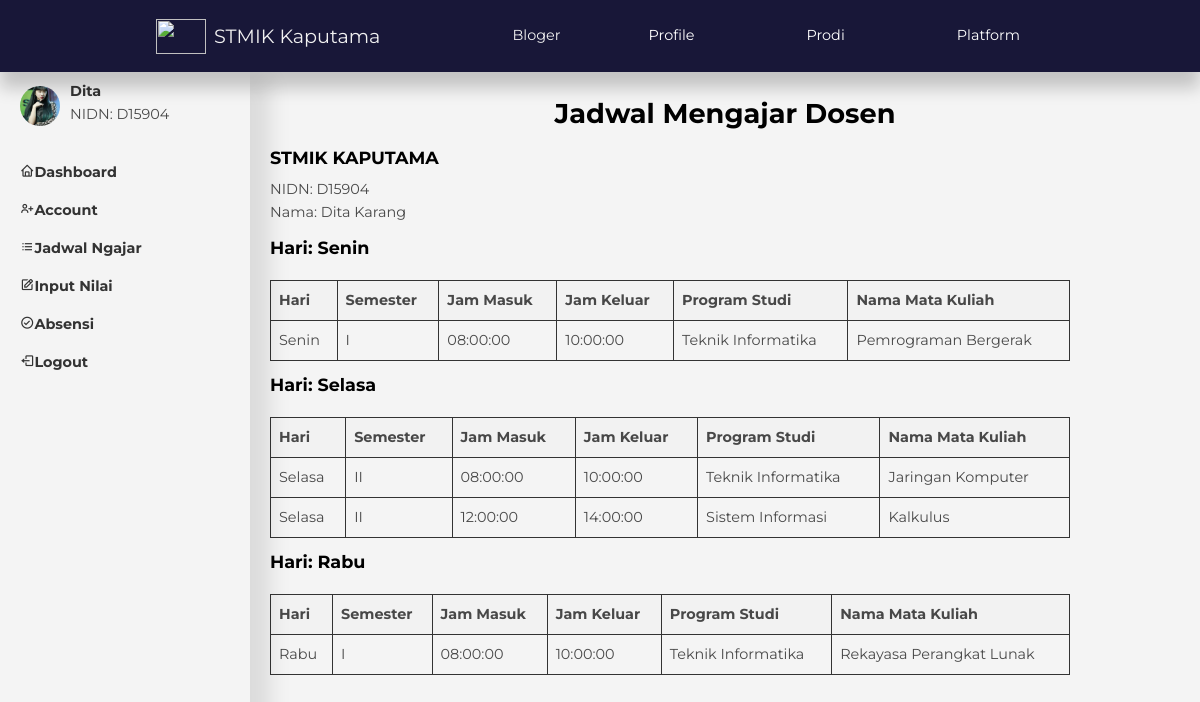
Screenshot of /jadwal_mengajar.php (signed in) with the database file from the repository.
### tables this page shows
CREATE TABLE `dosen` (
  `id` int(11) NOT NULL,
  `username` varchar(255) NOT NULL,
  `password` varchar(255) NOT NULL,
  `full_name` varchar(255) NOT NULL,
  `email` varchar(100) NOT NULL,
  `role` enum('dosen') NOT NULL,
  `nidn` varchar(20) NOT NULL,
  `profile_dosen` varchar(255) DEFAULT NULL,
  `created_at` timestamp NOT NULL DEFAULT current_timestamp(),
  `jenis_kelamin` varchar(10) NOT NULL,
  `nama_ayah` varchar(255) NOT NULL,
  `nama_ibu` varchar(255) NOT NULL,
  `no_telp` varchar(15) NOT NULL,
  `alamat` text NOT NULL,
  `tempat_lahir` varchar(255) NOT NULL,
  `tanggal_lahir` date DEFAULT NULL
);

CREATE TABLE `jadwal_mengajar` (
  `id` int(11) NOT NULL,
  `nidn` varchar(20) DEFAULT NULL,
  `hari` varchar(50) DEFAULT NULL,
  `semester` varchar(50) DEFAULT NULL,
  `jam_masuk` time DEFAULT NULL,
  `jam_keluar` time DEFAULT NULL,
  `kode` varchar(10) DEFAULT NULL,
  `nama_mata_kuliah` varchar(255) DEFAULT NULL
);

CREATE TABLE `program_studi` (
  `id` int(11) NOT NULL,
  `kode` varchar(10) NOT NULL,
  `nama` varchar(255) NOT NULL,
  `created_at` timestamp NOT NULL DEFAULT current_timestamp()
);

### jadwal_mengajar.php (the view, shortened to what this page needs)
<?php
require 'config/database.php';
$nidn = $_SESSION['nidn'];
$query = "SELECT jm.id, jm.hari, jm.semester, jm.jam_masuk, jm.jam_keluar, ps.nama, jm.nama_mata_kuliah
          FROM jadwal_mengajar jm
          JOIN program_studi ps ON jm.kode = ps.kode
          WHERE jm.nidn = '$nidn'";
$result = $connection->query($query);
$jadwal_per_hari = [
    'Senin' => [],
    'Selasa' => [],
    'Rabu' => [],
    'Kamis' => [],
    'Jumat' => []
];
while ($row = $result->fetch_assoc()) {
    $hari = $row['hari'];
    $jadwal_per_hari[$hari][] = $row;
}
$result = $connection->query($query);
?>
<?php include 'partials/header.php'; ?>
<!DOCTYPE html>
<html lang="en">
<head>
</head>
<body>
    <div class="sidebar">
        <?php include 'partials/sidebar-dosen.php'; ?>
    </div>
    <div class="containerkrs">
        <h2>Jadwal Mengajar Dosen</h2>
        <h3>STMIK KAPUTAMA</h3>
        <p>NIDN: <?php echo htmlspecialchars($_SESSION['nidn']); ?></p>
        <p>Nama: <?php echo htmlspecialchars($_SESSION['full_name']); ?></p>
        <?php if ($result->num_rows > 0): ?>
            <h3>Hari: Senin</h3>
    <table border="1">
        <thead>
            <tr>
                <th>Hari</th>
                <th>Semester</th>
                <th>Jam Masuk</th>
                <th>Jam Keluar</th>
                <th>Program Studi</th>
                <th>Nama Mata Kuliah</th>
            </tr>
        </thead>
        <tbody>
            <?php foreach ($jadwal_per_hari['Senin'] as $row): ?>
                <tr>
                    <td><?php echo $row['hari']; ?></td>
                    <td><?php echo $row['semester']; ?></td>
                    <td><?php echo $row['jam_masuk']; ?></td>
                    <td><?php echo $row['jam_keluar']; ?></td>
                    <td><?php echo $row['nama']; ?></td>
                    <td><?php echo $row['nama_mata_kuliah']; ?></td>
                </tr>
            <?php endforeach; ?>
        </tbody>
    </table>
<?php endif; ?>
<?php if (!empty($jadwal_per_hari['Selasa'])): ?>
    <h3>Hari: Selasa</h3>
    <table border="1">
        <thead>
            <tr>
                <th>Hari</th>
                <th>Semester</th>
                <th>Jam Masuk</th>
                <th>Jam Keluar</th>
                <th>Program Studi</th>
                <th>Nama Mata Kuliah</th>
            </tr>
        </thead>
        <tbody>
            <?php foreach ($jadwal_per_hari['Selasa'] as $row): ?>
                <tr>
                    <td><?php echo $row['hari']; ?></td>
                    <td><?php echo $row['semester']; ?></td>
                    <td><?php echo $row['jam_masuk']; ?></td>
                    <td><?php echo $row['jam_keluar']; ?></td>
                    <td><?php echo $row['nama']; ?></td>
                    <td><?php echo $row['nama_mata_kuliah']; ?></td>
                </tr>
            <?php endforeach; ?>
        </tbody>
    </table>
<?php endif; ?>
<?php if (!empty($jadwal_per_hari['Rabu'])): ?>
    <h3>Hari: Rabu</h3>
    <table border="1">
        <thead>
            <tr>
                <th>Hari</th>
                <th>Semester</th>
                <th>Jam Masuk</th>
                <th>Jam Keluar</th>
                <th>Program Studi</th>
                <th>Nama Mata Kuliah</th>
            </tr>
        </thead>
        <tbody>
            <?php foreach ($jadwal_per_hari['Rabu'] as $row): ?>
                <tr>
                    <td><?php echo $row['hari']; ?></td>
                    <td><?php echo $row['semester']; ?></td>
                    <td><?php echo $row['jam_masuk']; ?></td>
                    <td><?php echo $row['jam_keluar']; ?></td>
                    <td><?php echo $row['nama']; ?></td>
                    <td><?php echo $row['nama_mata_kuliah']; ?></td>
                </tr>
            <?php endforeach; ?>
        </tbody>
    </table>
<?php endif; ?>
    </div>
</body>
</html>

### partials/sidebar-dosen.php (shortened to what this page needs)
<!DOCTYPE html>
<html lang="id">
<head>
</head>
<body>
  <div class="map-container">
    <aside id="sidebar">
      <div class="profile-section">
        <?php
        if (isset($_SESSION['loggedin']) && $_SESSION['loggedin'] === true) {
          if (isset($_SESSION['username'])) {
            $pdo = new PDO('mysql:host=localhost;dbname=kaputama', 'root', '');
            $stmt = $pdo->prepare('SELECT profile_dosen, username, role, nidn FROM dosen WHERE username = ?');
            $stmt->execute([$_SESSION['username']]);
            $user = $stmt->fetch(PDO::FETCH_ASSOC);
            if ($user) {
              echo '<div class="profile-section">';
              echo '<img src="' . htmlspecialchars($user['profile_dosen']) . '" alt="Foto Profil" class="profile-picture">';
              echo '<div>';
              echo '<span class="username">' . htmlspecialchars($user['username']) . '</span><br>';
              echo '<span class="nidn">NIDN: ' . htmlspecialchars($user['nidn']) . '</span>';
              echo '</div>';
              echo '</div>';
            }
          } else {
            echo 'Error: Tidak ada data yang disimpan di session dengan key "username"';
          }
        }
        ?>
      </div>
      <ul>
        <li><a href="dosen.php"><i class='bx bx-home'></i>Dashboard</a></li>
        <li><a href="account-dosen.php"><i class='bx bx-user-plus'></i>Account</a></li>
        <li><a href="jadwal-dosen.php"><i class='bx bx-list-ul'></i>Jadwal Ngajar</a></li>
        <li><a href="inputnilai.php"><i class='bx bx-edit'></i>Input Nilai</a></li>
        <li><a href="absensi.php"><i class='bx bx-check-circle'></i>Absensi</a></li>
        <li><a href="logoutsia.php"><i class='bx bx-log-out'></i>Logout</a></li>
      </ul>
    </aside>
  </div>
</body>
</html>

### css/style.css (style rules this page uses)
:root { --color-primary:#181738; --color-primary-light: hsla(242, 91%, 69%, 18%); --color-primary-varian: #5854c7; --color-red: #da0f3f; --color-red-light: hsl(346, 87%, 46%, 15%); --color-green: #00c476; --color-green-light: hsl(156, 100%, 38%, 15%); --color-gray-900: #1e1e66; --color-gray-700: #2d2b7c; --color-gray-300: rgba(242, 242, 254, 0.3); --color-gray-200: rgba(0, 0, 0, 0.7); --color-white: #000000; --color-bg: #e3e1e1; --color-gray: #730b0b; --color-gray-100: #ffffff; --color-placeholder: #d2cdcd; --color-signin-signup: #383838; --color-small: #afacac; --color-dashboard: #584d4d; --color-dashboard-a: #7f6f6f; --transition: all 300ms ease; --container-width-lg: 74%; --container-width-md: 88%; --form-width: 40%; --card-border-radius-1: 0.3rem; --card-border-radius-2: 0.5rem; --card-border-radius-3: 0.8rem; --card-border-radius-4: 2rem; --card-border-radius-5: 5rem; }
* { margin: 0; padding: 0; outline: 0; border: 0; appearance: 0; list-style: none; text-decoration: none; box-sizing: border-box; }
a { text-decoration: none; }
body { font-family: 'Montserrat', sans-serif; line-height: 1.6; color: var(--color-gray-200); overflow-x: hidden; background: var(--color-bg); font-size: 0.9rem; }
h1, h2, h3, h4, h5 { color: var(--color-white); line-height: 1.3; }
h2 { font-size: 1.7rem; margin: 1rem 0; }
h3 { font-size: 1.1rem; margin: 0.8rem 0 0.5rem; }
a { color: var(--color-white); transition: var(--transition); }
img { display: block; width: 100%; object-fit: cover; }

### jadwal_mengajar.php (style rules this page uses)
body { font-family: Arial, sans-serif; margin: 0; padding: 0; background-color: #f4f4f4; display: flex; height: 100vh; }
.sidebar { width: 250px; position: fixed; top: 0; bottom: 0; margin-top: 60px; padding-bottom: 60px; box-shadow: 20px 20px 20px 0 rgba(0, 0, 0, 0.1); overflow-y: auto; height: 100vh; }
.containerkrs { padding: 20px; width: calc(100% - 250px); margin-left: 250px; align-items: center; justify-content: center; margin-top: 60px; }
h2 { text-align: center; }
table { width: 100%; border-collapse: collapse; margin-top: 20px; border: 1px solid #333; overflow-x: auto; max-width: 800px; }
th, td { border: 1px solid #333; padding: 8px; text-align: left; }
th { background-color: #f2f2f2; }

### partials/sidebar-dosen.php (style rules this page uses)
body { margin: 0; font-family: 'Montserrat', sans-serif; line-height: 1.6; color: var(--color-gray-200); }
.map-container { display: flex; }
aside { margin-top: -20px; width: 250px; background-color: #f4f4f4; padding: 20px; box-shadow: 0 0 10px rgba(0, 0, 0, 0.1); height: 100vh; position: relative; overflow-y: auto; transition: left 0.3s ease; padding-bottom: 60px; }
aside ul { list-style: none; padding: 0; }
aside ul li { margin: 15px 0; }
aside ul li a { text-decoration: none; color: #333; font-weight: bold; }
.profile-picture { width: 40px; height: 40px; border-radius: 50%; margin-right: 10px; margin-top: 5px; }
.profile-section { display: flex; align-items: center; padding: 10px 0; }
.username { font-weight: bold; color: #333; }
@media (min-width: 601px) { aside { left: 0; } }

### rows the page displays
dosen: profile_dosen (picture), username "Dita", nidn "D15904"
jadwal_mengajar: hari "Senin", semester "I", jam_masuk "08:00:00", jam_keluar "10:00:00", program_studi.nama "Teknik Informatika", nama_mata_kuliah "Pemrograman Bergerak"
jadwal_mengajar: hari "Selasa", semester "II", jam_masuk "08:00:00", jam_keluar "10:00:00", program_studi.nama "Teknik Informatika", nama_mata_kuliah "Jaringan Komputer"
jadwal_mengajar: hari "Selasa", semester "II", jam_masuk "12:00:00", jam_keluar "14:00:00", program_studi.nama "Sistem Informasi", nama_mata_kuliah "Kalkulus"
jadwal_mengajar: hari "Rabu", semester "I", jam_masuk "08:00:00", jam_keluar "10:00:00", program_studi.nama "Teknik Informatika", nama_mata_kuliah "Rekayasa Perangkat Lunak"

### other values shown
$_SESSION['nidn'] "D15904"
$_SESSION['full_name'] "Dita Karang"
